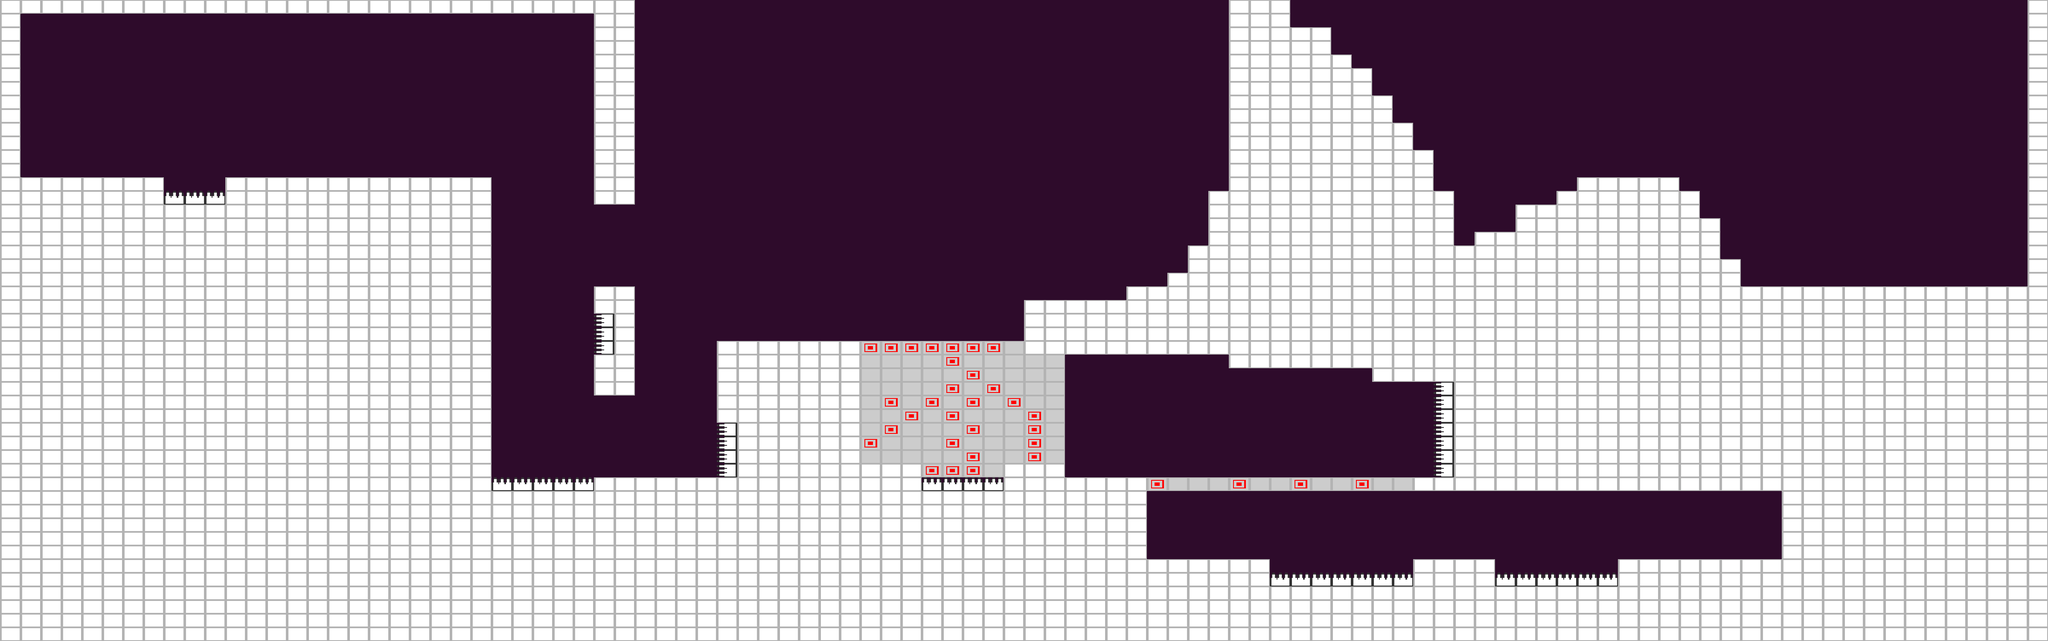

Rendered tile map (Tiled .tmx) drawn with the repository's tilesets; below, a short description and the map source with its tile grids summarised:
An orthogonal 100x47 tile map with 48x32 px tiles, 3 tile layers (background, ladders, platforms) and 11 objects (3x Collectible, 3x EndLevel, 2x MovingBlock, CheckPoint, LevelStartCamera, ...).

<map version="1.0" orientation="orthogonal" width="100" height="47" tilewidth="48" tileheight="32" backgroundcolor="#2e0b2b">
 <properties>
  <property name="LevelType" value="NoMachine" />
  <property name="Lighting" value="Dusk" />
  <property name="Title" value="Go Time" />
 </properties>
 <tileset firstgid="1" name="level_tiles" tilewidth="48" tileheight="32">
  <image source="level_tiles.png" width="192" height="128" />
 </tileset>
 <layer name="background" width="100" height="47">
  <data>[4700 cells, 0 non-empty, 0 distinct tile ids]</data>
 </layer>
 <layer name="ladders" width="100" height="47">
  <data>[4700 cells, 0 non-empty, 0 distinct tile ids]</data>
 </layer>
 <layer name="platforms" width="100" height="47">
  <data>[4700 cells, 2633 non-empty, 5 distinct tile ids]</data>
 </layer>
 <objectgroup name="objects" width="100" height="47">
  <object name="CheckPoint1" type="CheckPoint" x="96" y="384" width="48" height="32" />
  <object name="LevelStartCamera" type="LevelStartCamera" x="3984" y="1152" width="48" height="32" />
  <object name="Tree" type="Tree" x="2544" y="1088" width="48" height="32">
   <properties>
    <property name="Base" value="ArrowRight" />
    <property name="Light" value="GreenGoo" />
    <property name="Order" value="Back" />
   </properties>
  </object>
  <object name="Collectible" type="Collectible" x="3360" y="1280" width="48" height="32">
   <properties>
    <property name="CollectType" value="OneEnergy" />
   </properties>
  </object>
  <object name="Collectible" type="Collectible" x="1920" y="736" width="48" height="32">
   <properties>
    <property name="CollectType" value="OneEnergy" />
   </properties>
  </object>
  <object name="Collectible" type="Collectible" x="1008" y="256" width="48" height="32">
   <properties>
    <property name="CollectType" value="OneEnergy" />
   </properties>
  </object>
  <object name="EndLevel" type="EndLevel" x="4128" y="1280" width="48" height="32">
   <properties>
    <property name="Clone" value="2" />
    <property name="State" value="500" />
    <property name="Time" value="65" />
   </properties>
  </object>
  <object name="EndLevel" type="EndLevel" x="4080" y="1280" width="48" height="32">
   <properties>
    <property name="Clone" value="1" />
    <property name="State" value="500" />
    <property name="Time" value="44" />
   </properties>
  </object>
  <object name="EndLevel" type="EndLevel" x="4032" y="1280" width="48" height="32">
   <properties>
    <property name="Clone" value="0" />
    <property name="State" value="500" />
    <property name="Time" value="35" />
   </properties>
  </object>
  <object name="MovingBlock" type="MovingBlock" x="720" y="96" width="48" height="32">
   <properties>
    <property name="Move" value="Vertical" />
    <property name="PauseBottom" value="1.0" />
    <property name="PauseTop" value="0.5" />
    <property name="Speed" value="1" />
    <property name="StartDir" value="-1" />
   </properties>
  </object>
  <object name="MovingBlock" type="MovingBlock" x="2688" y="896" width="48" height="32">
   <properties>
    <property name="Move" value="Vertical" />
    <property name="PauseBottom" value="0.5" />
    <property name="PauseTop" value="1.5" />
    <property name="Speed" value="1.5" />
    <property name="StartDir" value="-1" />
   </properties>
  </object>
 </objectgroup>
</map>
